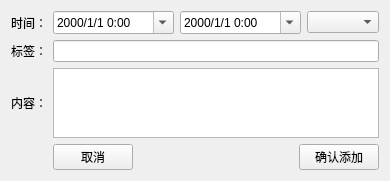
<?xml version="1.0" encoding="UTF-8"?>
<ui version="4.0">
 <class>AddEventTimeView</class>
 <widget class="QWidget" name="AddEventTimeView">
  <property name="geometry">
   <rect>
    <x>0</x>
    <y>0</y>
    <width>364</width>
    <height>147</height>
   </rect>
  </property>
  <property name="windowTitle">
   <string>AddEventTimeView</string>
  </property>
  <layout class="QGridLayout" name="gridLayout">
   <item row="1" column="1">
    <widget class="QLineEdit" name="lineEdit"/>
   </item>
   <item row="2" column="1">
    <widget class="QPlainTextEdit" name="plainTextEdit"/>
   </item>
   <item row="0" column="1">
    <layout class="QHBoxLayout" name="horizontalLayout">
     <item>
      <widget class="QDateTimeEdit" name="beginTime">
       <property name="currentSection">
        <enum>QDateTimeEdit::YearSection</enum>
       </property>
       <property name="displayFormat">
        <string>yyyy/M/d H:mm</string>
       </property>
       <property name="calendarPopup">
        <bool>true</bool>
       </property>
      </widget>
     </item>
     <item>
      <widget class="QDateTimeEdit" name="endTime">
       <property name="currentSection">
        <enum>QDateTimeEdit::YearSection</enum>
       </property>
       <property name="displayFormat">
        <string>yyyy/M/d H:mm</string>
       </property>
       <property name="calendarPopup">
        <bool>true</bool>
       </property>
      </widget>
     </item>
     <item>
      <widget class="QComboBox" name="comboBox"/>
     </item>
    </layout>
   </item>
   <item row="3" column="1">
    <layout class="QHBoxLayout" name="horizontalLayout_2">
     <item>
      <widget class="QPushButton" name="cancel">
       <property name="text">
        <string>取消</string>
       </property>
      </widget>
     </item>
     <item>
      <spacer name="horizontalSpacer">
       <property name="orientation">
        <enum>Qt::Horizontal</enum>
       </property>
       <property name="sizeHint" stdset="0">
        <size>
         <width>40</width>
         <height>20</height>
        </size>
       </property>
      </spacer>
     </item>
     <item>
      <widget class="QPushButton" name="add">
       <property name="text">
        <string>确认添加</string>
       </property>
      </widget>
     </item>
    </layout>
   </item>
   <item row="1" column="0">
    <widget class="QLabel" name="label">
     <property name="text">
      <string>标签：</string>
     </property>
    </widget>
   </item>
   <item row="2" column="0">
    <widget class="QLabel" name="label_2">
     <property name="text">
      <string>内容：</string>
     </property>
    </widget>
   </item>
   <item row="0" column="0">
    <widget class="QLabel" name="label_3">
     <property name="text">
      <string>时间：</string>
     </property>
    </widget>
   </item>
  </layout>
 </widget>
 <resources/>
 <connections/>
</ui>
